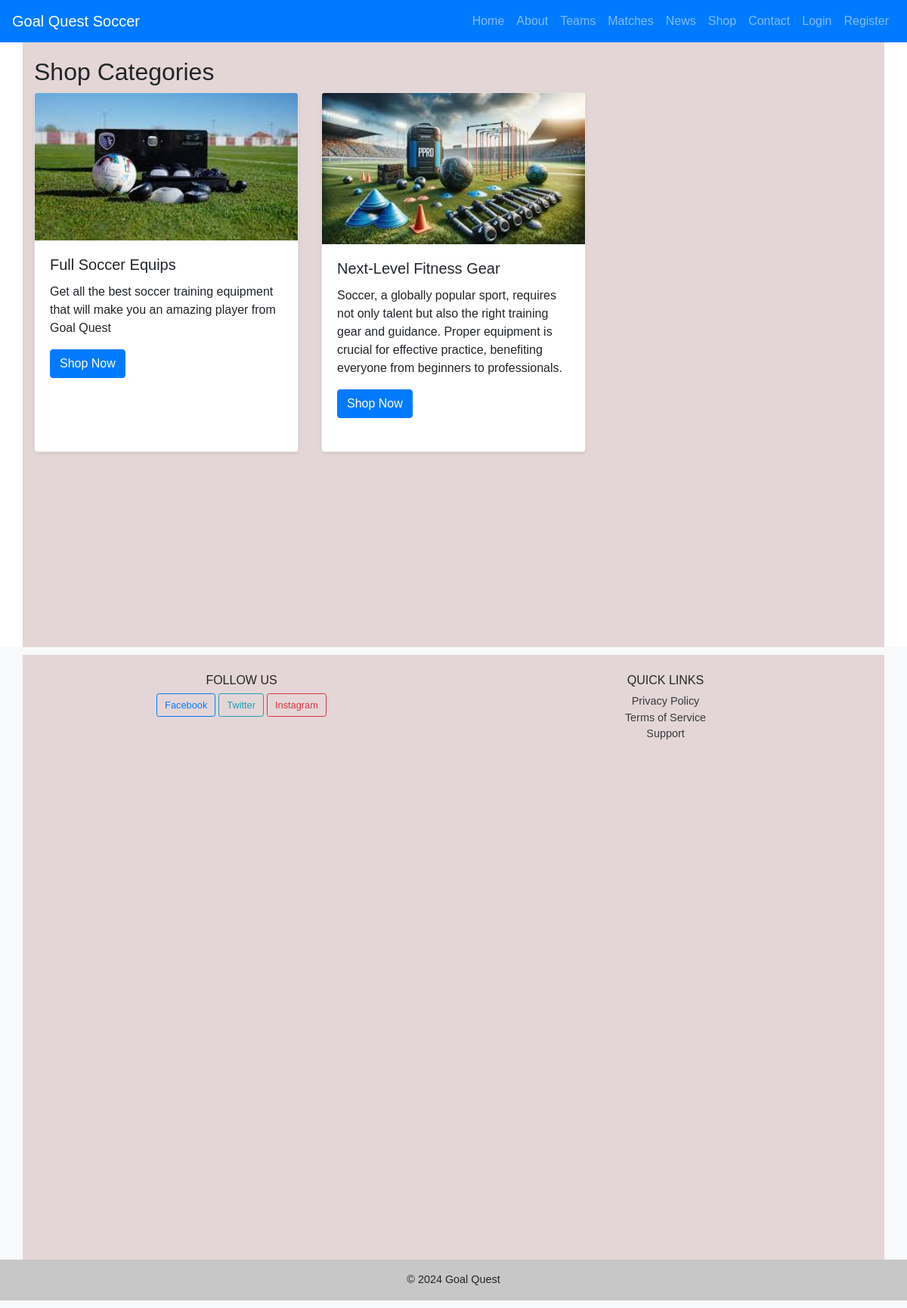
The app's page /shop/ with its own data.
### QuestApp/models.py (models this page shows, shortened)
class Category(models.Model):
    name = models.CharField(max_length=100)
    description = models.TextField()
    image = models.ImageField(upload_to='category_images/', null=True, blank=True)

### QuestApp/views.py (the view)
# urls.py: path('shop/', views.shop_home, name='shop_home'),
def shop_home(request):
    categories = Category.objects.all()
    return render(request, 'shop_home.html', {'categories': categories})

### templates/shop_home.html
{% extends 'base.html' %}
{% load static %}
{% block content %}
<div class="container">
    <h2>Shop Categories</h2>
    <div class="row">
        {% for category in categories %}
            <div class="col-md-4">
                <div class="card mb-4 shadow-sm h-100">
                    <img src="{{ category.image.url }}" class="card-img-top" alt="{{ category.name }}">
                    <div class="card-body">
                        <h5 class="card-title">{{ category.name }}</h5>
                        <p class="card-text">{{ category.description }}</p>
                        <a href="{% url 'product_list' category.id %}" class="btn btn-primary">Shop Now</a>
                    </div>
                </div>
            </div>
        {% endfor %}
    </div>
</div>
{% endblock %}

### static/style.css (style rules this page uses)
body { font-family: 'Arial', sans-serif; }
.card { transition: transform 0.2s, box-shadow 0.2s; }
.container { min-height: 100vh; padding-top: 20px; padding-bottom: 20px; background: rgb(228, 214, 214); backdrop-filter: blur(10px); }

### records on screen
Category: image (picture), name "Full Soccer Equips", description "Get all the best soccer training equipment that will make you an amazing player from Goal Quest"
Category: image (picture), name "Next-Level Fitness Gear", description "Soccer, a globally popular sport, requires not only talent but also the right training gear and guidance. Proper equipment is crucial for effective practice, benefiting everyone from beginners to professionals."
